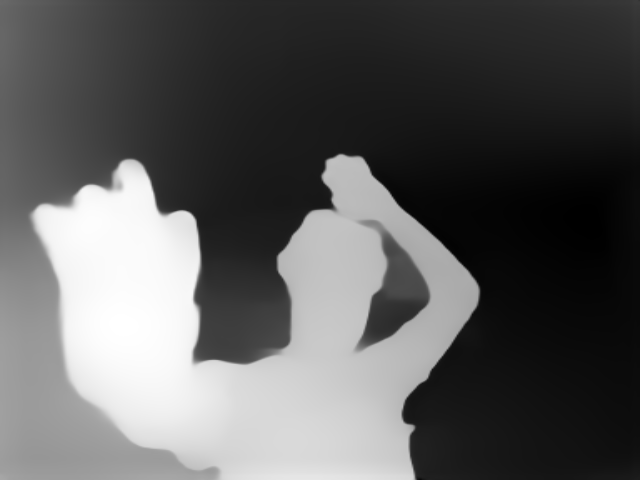
#> input picture 3D Experiments/SingleCamera/Results/depth_map2.png, 640 x 480 px
$ python 06_draw3D_DepthMap.py
#> lines starting #> are read from the running program, lines starting #| are printed output that depends on the picture
import cv2
import time
import numpy as np
import matplotlib.pyplot as plt

from cam_config import *

# Choose the to be tested image
imbgr = cv2.imread("./Results/depth_map2.png")
#> imbgr is the input picture: shape (480, 640, 3); min 0, max 255, mean 91.7

# Change color image zone
imrgb = cv2.cvtColor(imbgr, cv2.COLOR_BGR2RGB)
imlab = cv2.cvtColor(imbgr, cv2.COLOR_BGR2LAB)
#> imlab: shape (480, 640, 3); mean of channels 0, 1, 2 93.4, 128, 128

# Contour map ------------
plt.figure(2)
y = range(imlab.shape[0])
x = range(imlab.shape[1])
X, Y = np.meshgrid(x, y)
plt.contour(Y, X, imlab[:, :, 0], 50)
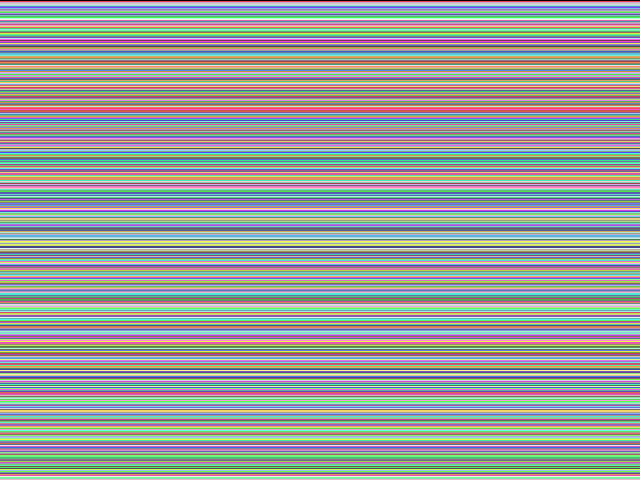
#> Y: shape (480, 640) int64; 480 distinct labels, from 0 to 479; one colour per label, 0 black
plt.show()
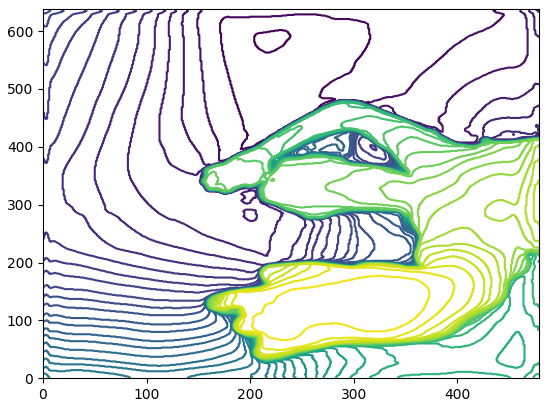
#> figure drawn by matplotlib, 1 panel

# Surface map - single color ------------
plt.figure(3)
ax = plt.axes(projection='3d')
y = range(imlab.shape[0])
x = range(imlab.shape[1])
X, Y = np.meshgrid(x, y)
ax.plot_surface(X, Y, imlab[:, :, 0])
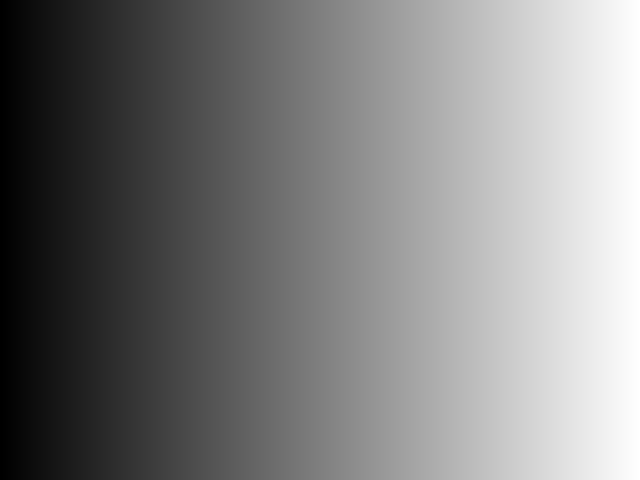
#> X: shape (480, 640) int64; min 0, max 639, mean 319.5; drawn with min black and max white
plt.show()
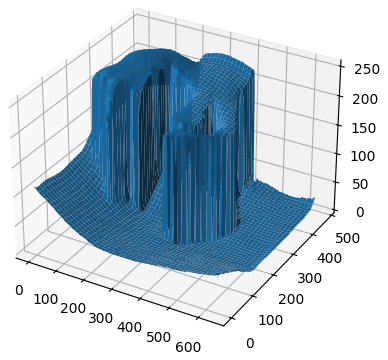
#> figure drawn by matplotlib, 1 panel

# Surf with color gradient --------------
fig = plt.figure(figsize=(14, 9))
ax = plt.axes(projection='3d')
my_cmap = plt.get_cmap('hot')
z = imlab[:, :, 0]
surf = ax.plot_surface(Y, X, -imlab[:, :, 0], cmap=my_cmap, edgecolor='none')

fig.colorbar(surf, ax=ax, shrink=0.5, aspect=5)
ax.set_title('Surface plot')
plt.show()
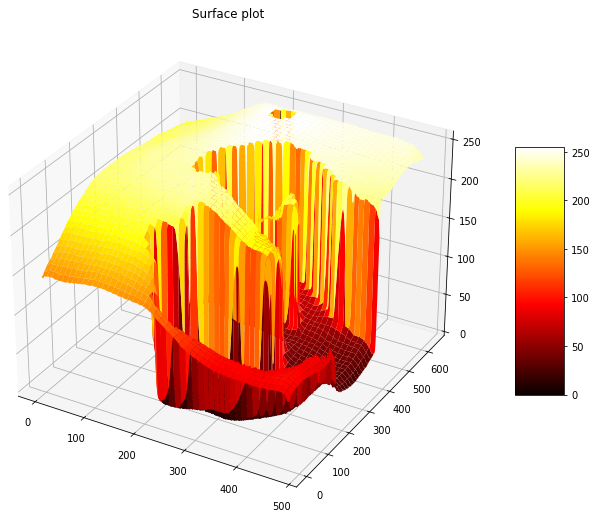
#> figure drawn by matplotlib, 2 panels

$ run again, with 3D Experiments/SingleCamera/Results/depth_map1.png copied over 3D Experiments/SingleCamera/Results/depth_map2.png
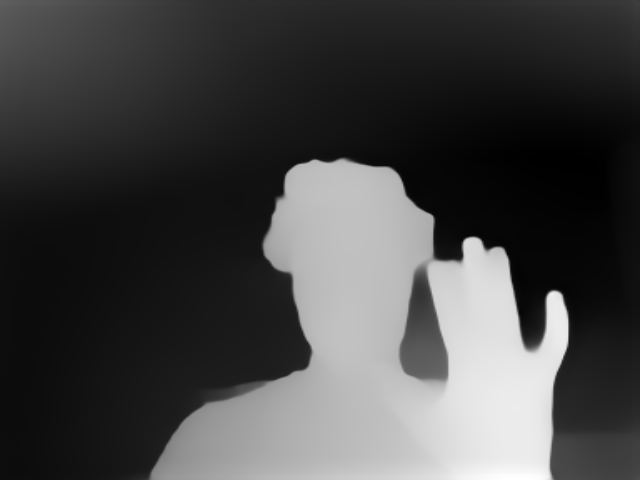
#> input picture 3D Experiments/SingleCamera/Results/depth_map1.png, 640 x 480 px
#> imbgr is the input picture: shape (480, 640, 3); min 0, max 255, mean 68.9
#> imlab: shape (480, 640, 3); mean of channels 0, 1, 2 69.5, 128, 128
#> Y: shape (480, 640) int64; 480 distinct labels, from 0 to 479
#> `plt.show()`:
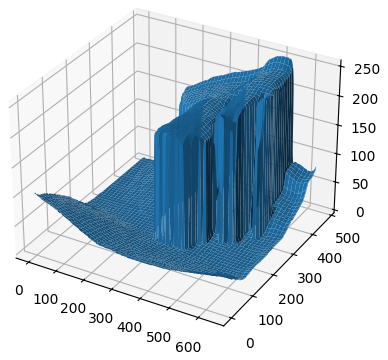
#> figure drawn by matplotlib, 1 panel
#> `plt.show()`:
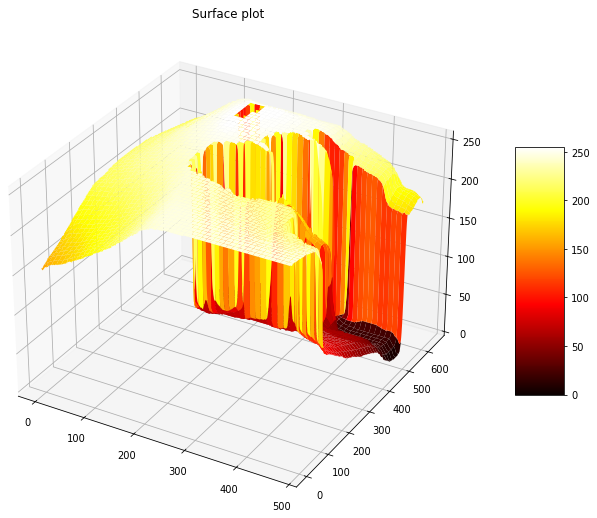
#> figure drawn by matplotlib, 2 panels
